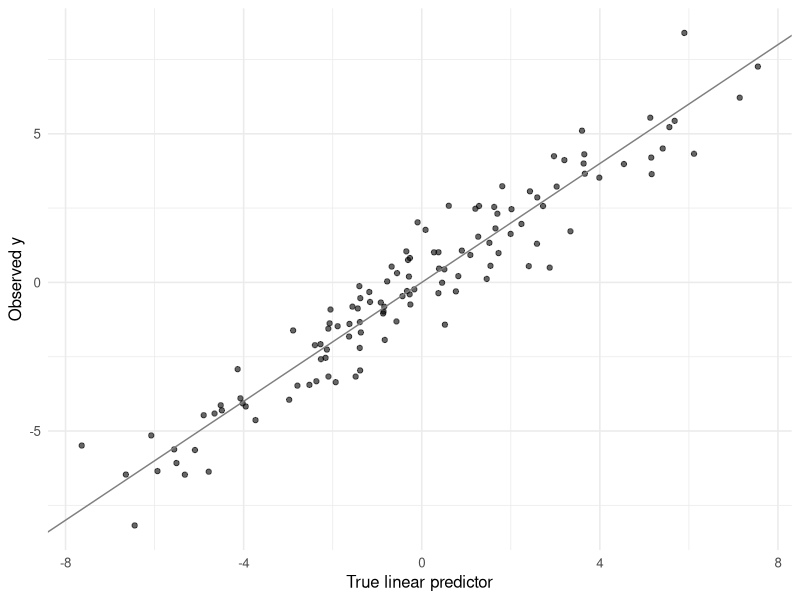

Write R code to recreate this figure.
# ============================================================
# Biostatistics Courses
# Course 4 — Week 1, Session 1: Cross-validation, nested CV, bootstrap .632+
# ============================================================

# --- 0. Setup --------------------------------------------------
library(tidyverse)
library(glmnet)
set.seed(42)
theme_set(theme_minimal(base_size = 12))

# --- 1. Hypothesis / Goal --------------------------------------
# Estimate honest generalisation error for a lasso on high-p-low-n
# data using naive CV, nested CV, and the bootstrap .632+.

# --- 2. Data ---------------------------------------------------
n <- 120; p <- 40
X <- matrix(rnorm(n * p), n, p)
beta <- c(rep(1.5, 5), rep(0, p - 5))
y <- as.numeric(X %*% beta + rnorm(n, sd = 1.0))

# --- 3. Visualise ----------------------------------------------
p1 <- tibble(yhat = as.numeric(X %*% beta), y = y) |>
  ggplot(aes(yhat, y)) +
  geom_point(alpha = 0.6) +
  geom_abline(slope = 1, intercept = 0, colour = "grey50") +
  labs(x = "True linear predictor", y = "Observed y")
print(p1)

# --- 4. Assumptions --------------------------------------------
# IID sampling; linear signal + Gaussian noise; K-fold folds are
# independent of y.

# --- 5. Conduct / Fit ------------------------------------------
cv1 <- cv.glmnet(X, y, alpha = 1, nfolds = 5)
naive_mse <- min(cv1$cvm)

K <- 5
folds <- sample(rep(1:K, length.out = n))
outer_mse <- numeric(K)
for (k in 1:K) {
  tr <- folds != k; te <- folds == k
  fit_k <- cv.glmnet(X[tr, ], y[tr], alpha = 1, nfolds = 5)
  yhat  <- as.numeric(predict(fit_k, newx = X[te, ], s = "lambda.min"))
  outer_mse[k] <- mean((y[te] - yhat)^2)
}
nested_mse <- mean(outer_mse)

B <- 50
errs_in <- errs_oob <- numeric(B)
for (b in 1:B) {
  idx <- sample.int(n, n, replace = TRUE)
  oob <- setdiff(seq_len(n), unique(idx))
  fit_b <- cv.glmnet(X[idx, ], y[idx], alpha = 1, nfolds = 5)
  yhat_in  <- as.numeric(predict(fit_b, newx = X[idx, ], s = "lambda.min"))
  yhat_oob <- as.numeric(predict(fit_b, newx = X[oob, ], s = "lambda.min"))
  errs_in[b]  <- mean((y[idx] - yhat_in)^2)
  errs_oob[b] <- mean((y[oob] - yhat_oob)^2)
}
err_app <- mean(errs_in); err_oob <- mean(errs_oob)
err_632 <- 0.368 * err_app + 0.632 * err_oob

# --- 6. Report -------------------------------------------------
cat(sprintf(
  "Naive CV MSE:  %.2f\nNested CV MSE: %.2f\nBoot .632 MSE: %.2f\n",
  naive_mse, nested_mse, err_632
))
